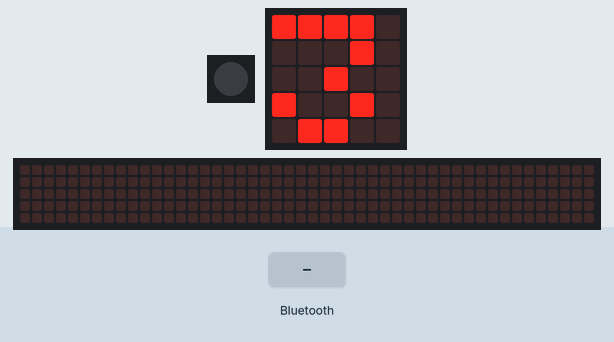
Simulated run of this program. Board: Calliope mini (MakeCode). On the bench: 1 RGB LEDs in strip order, left to right, the board's 5×5 LED display, a strip that is not on the board, showing the scrolling text unrolled. The test bench sets the inputs (shaded band). The 48×5 strip is a reading aid, not a part: it shows the text the display is scrolling, unrolled, one strip-width of it at a time.

Above: at 8.8 s.
8.9 s: a phone disconnects over Bluetooth
At 16.24 s:
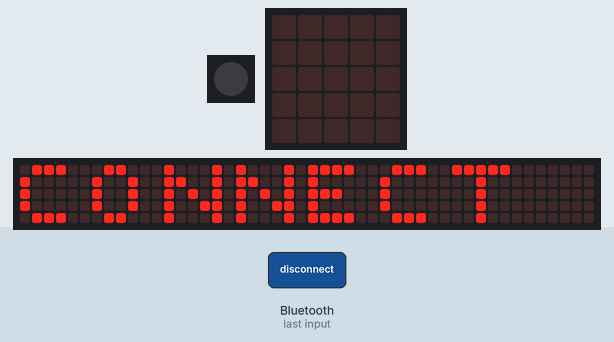
At 27.0 s:
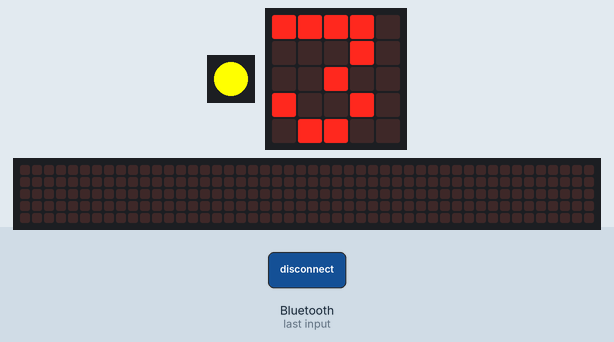
Timing chart, 0 to 27.7 s (numbered marks = the images above; inputs shaded):
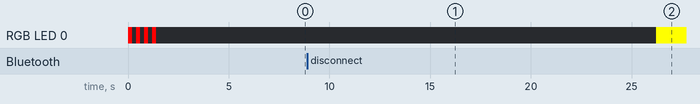

The program:

main.ts
```typescript
bluetooth.onBluetoothConnected(function () {
    sprite = 2
    if (next == 2) {
        basic.showString("READY")
        basic.setLedColor(0x00ff00)
    }
})
bluetooth.onBluetoothDisconnected(function () {
    if (next == 1) {
        basic.showString("CONNECT YOUR PHONE")
        basic.setLedColor(0xffff00)
        basic.pause(100)
        basic.setLedColor(0xffff00)
    }
})
let sprite = 0
let next = 0
next = 0
for (let index = 0; index < 4; index++) {
    basic.setLedColor(0xff0000)
    basic.pause(200)
    basic.turnRgbLedOff()
    basic.pause(200)
}
basic.showString("SDM", 250)
next = 1
basic.forever(function () {
    basic.showNumber(devices.signalStrength())
})
basic.forever(function () {
    if (next == 2) {
        motors.motorCommand(MotorCommand.Coast)
        motors.motorPower(50)
    }
})
```

test.ts
```typescript
// Hier kann man Tests durchführen; diese Datei wird nicht kompiliert, wenn dieses Paket als Erweiterung verwendet wird.
```

Measured:
- after the input at 8.9 s, RGB LED 0: off → RGB(255, 255, 0) after 17.3 s; the display: first changes after 0.22 s (image 1 shows a later state)
- what the display in image 1 shows lasts 0.5 s, from 16.0 s to 16.5 s
